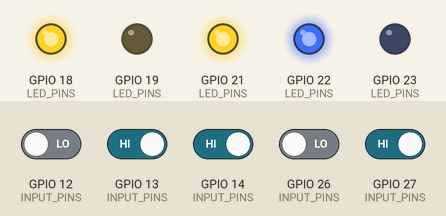
Recording of a sketch running on a simulated ESP32. On the bench: output pins drawn as LEDs (lit = HIGH). The inputs (shaded band) are chosen by the test bench; at power-on: GPIO 13 (INPUT_PINS), GPIO 14 (INPUT_PINS), GPIO 27 (INPUT_PINS) HIGH, GPIO 12 (INPUT_PINS), GPIO 26 (INPUT_PINS) LOW. What the sketch prints to the serial monitor is not drawn.

Above: at 2.8 s.
2.9 s: GPIO 12 (INPUT_PINS) driven HIGH
At 3.7 s:
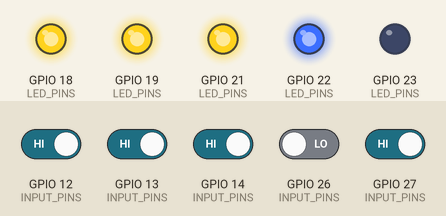
4.5 s: GPIO 13 (INPUT_PINS) driven LOW
At 5.4 s:
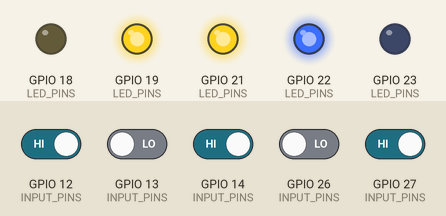
6.6 s: GPIO 14 (INPUT_PINS) driven LOW
At 8.2 s:
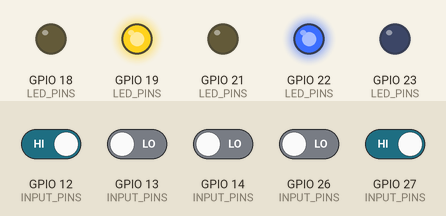
8.6 s: GPIO 27 (INPUT_PINS) driven LOW
At 9.8 s:
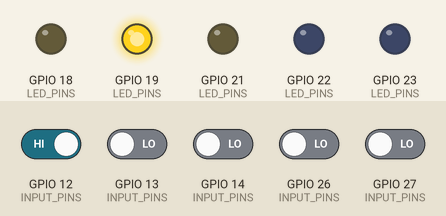
10.6 s: GPIO 26 (INPUT_PINS) driven HIGH
At 12.4 s:
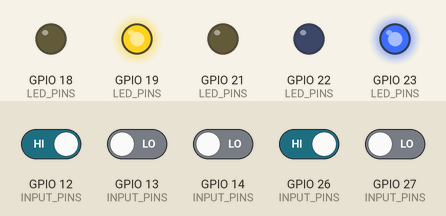
12.7 s: GPIO 12 (INPUT_PINS) driven LOW
At 14.3 s:
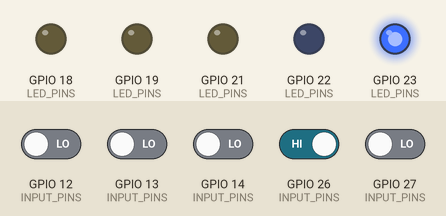
Timing chart, 0 to 15.7 s (numbered marks = the images above; inputs shaded):
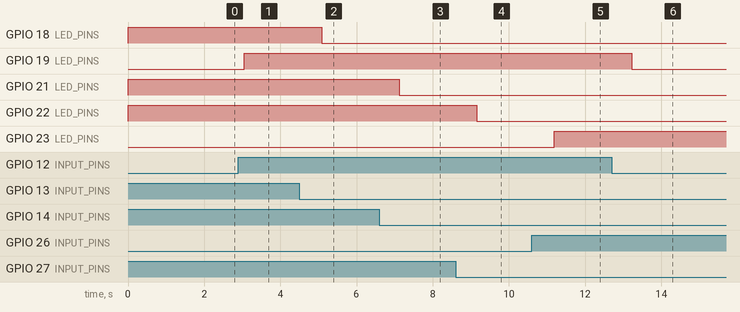

Measured:
- after the input at 2.9 s, GPIO 19 (LED_PINS): LOW → HIGH after 0.15 s
- after the input at 4.5 s, GPIO 18 (LED_PINS): HIGH → LOW after 0.59 s
- after the input at 6.6 s, GPIO 21 (LED_PINS): HIGH → LOW after 0.52 s
- after the input at 8.6 s, GPIO 22 (LED_PINS): HIGH → LOW after 0.56 s
- after the input at 10.6 s, GPIO 23 (LED_PINS): LOW → HIGH after 0.59 s
- after the input at 12.7 s, GPIO 19 (LED_PINS): HIGH → LOW after 0.53 s

The sketch:

sketch.ino
```cpp
/*
  Office Room Monitoring System
  Board: ESP32 DevKit V1 (Wokwi Simulation)
*/

// ---------- Input pins: simulated optocoupler / AC-sensing outputs ----------
const int LIGHT1 = 13;
const int LIGHT2 = 12;
const int LIGHT3 = 14;
const int FAN1 = 27;
const int FAN2 = 26;

// ---------- Output pins: status LEDs ----------
const int LIGHT1_LED = 18;
const int LIGHT2_LED = 19;
const int LIGHT3_LED = 21;
const int FAN1_LED = 22;
const int FAN2_LED = 23;

// ---------- Power ratings, in watts ----------
const int LIGHT_POWER_W = 15;
const int FAN_POWER_W = 60;

// ---------- Device table (keeps loop() short and avoids repetition) ----------
const int DEVICE_COUNT = 5;
const char *DEVICE_NAMES[DEVICE_COUNT] = {"Light 1", "Light 2", "Light 3",
                                          "Fan 1", "Fan 2"};
const int INPUT_PINS[DEVICE_COUNT] = {LIGHT1, LIGHT2, LIGHT3, FAN1, FAN2};
const int LED_PINS[DEVICE_COUNT] = {LIGHT1_LED, LIGHT2_LED, LIGHT3_LED,
                                    FAN1_LED, FAN2_LED};
const int RATED_POWER[DEVICE_COUNT] = {LIGHT_POWER_W, LIGHT_POWER_W,
                                       LIGHT_POWER_W, FAN_POWER_W, FAN_POWER_W};

const char *ROOM_NAME = "Drawing Room";

void setup() {
  Serial.begin(115200);

  for (int i = 0; i < DEVICE_COUNT; i++) {
    pinMode(INPUT_PINS[i], INPUT_PULLDOWN);
    pinMode(LED_PINS[i], OUTPUT);
  }
}

void loop() {
  int state[DEVICE_COUNT];
  int power[DEVICE_COUNT];
  int totalPower = 0;

  // Read all five switches and update all LEDs
  for (int i = 0; i < DEVICE_COUNT; i++) {
    state[i] = digitalRead(INPUT_PINS[i]);
    digitalWrite(LED_PINS[i], state[i]);
    power[i] = (state[i] == HIGH) ? RATED_POWER[i] : 0;
    totalPower += power[i];
  }

  // Build and print one JSON status report
  Serial.print("{\"room\":\"");
  Serial.print(ROOM_NAME);
  Serial.print("\",\"devices\":[");

  for (int i = 0; i < DEVICE_COUNT; i++) {
    Serial.print("{\"name\":\"");
    Serial.print(DEVICE_NAMES[i]);
    Serial.print("\",\"status\":\"");
    Serial.print(state[i] == HIGH ? "on" : "off");
    Serial.print("\",\"power\":");
    Serial.print(power[i]);
    Serial.print("}");
    if (i < DEVICE_COUNT - 1) {
      Serial.print(",");
    }
  }

  Serial.print("],\"totalPower\":");
  Serial.print(totalPower);
  Serial.println("}");

  delay(1000);
}
```
